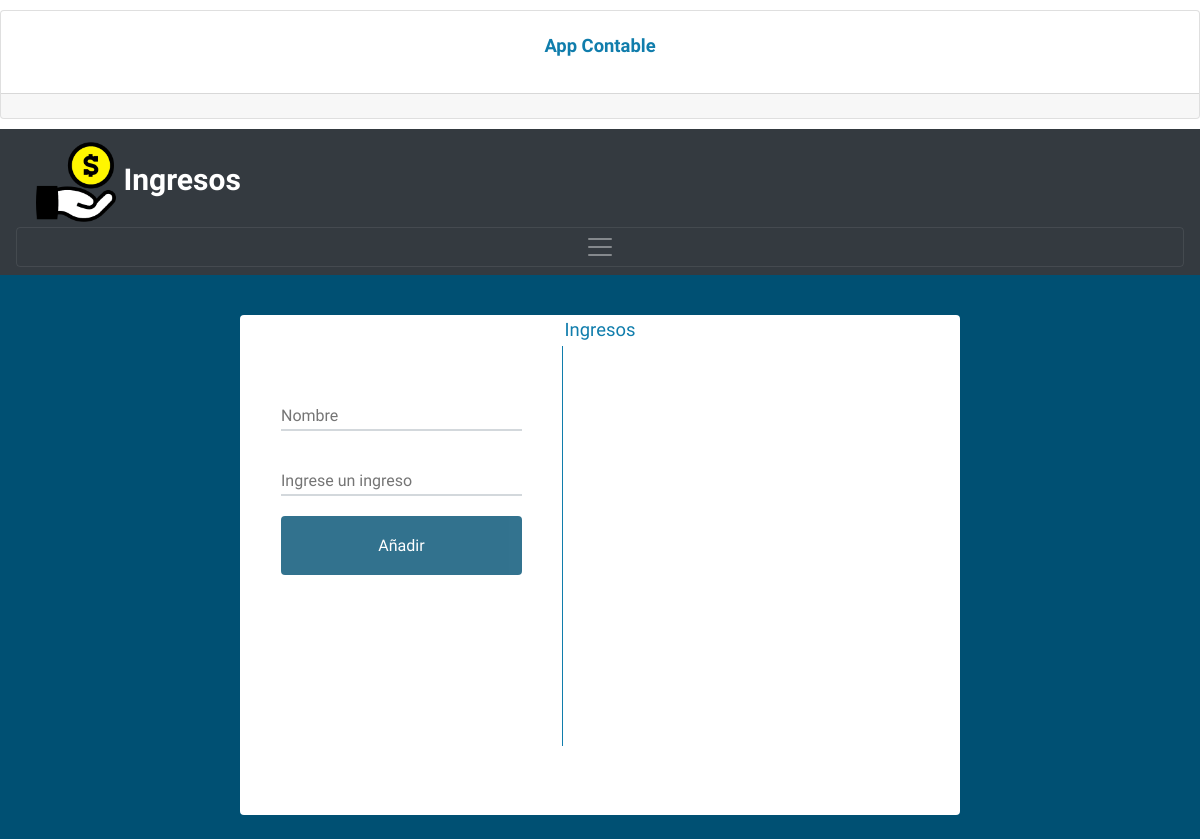
Page /ingreso (signed in) on the earlier database version.
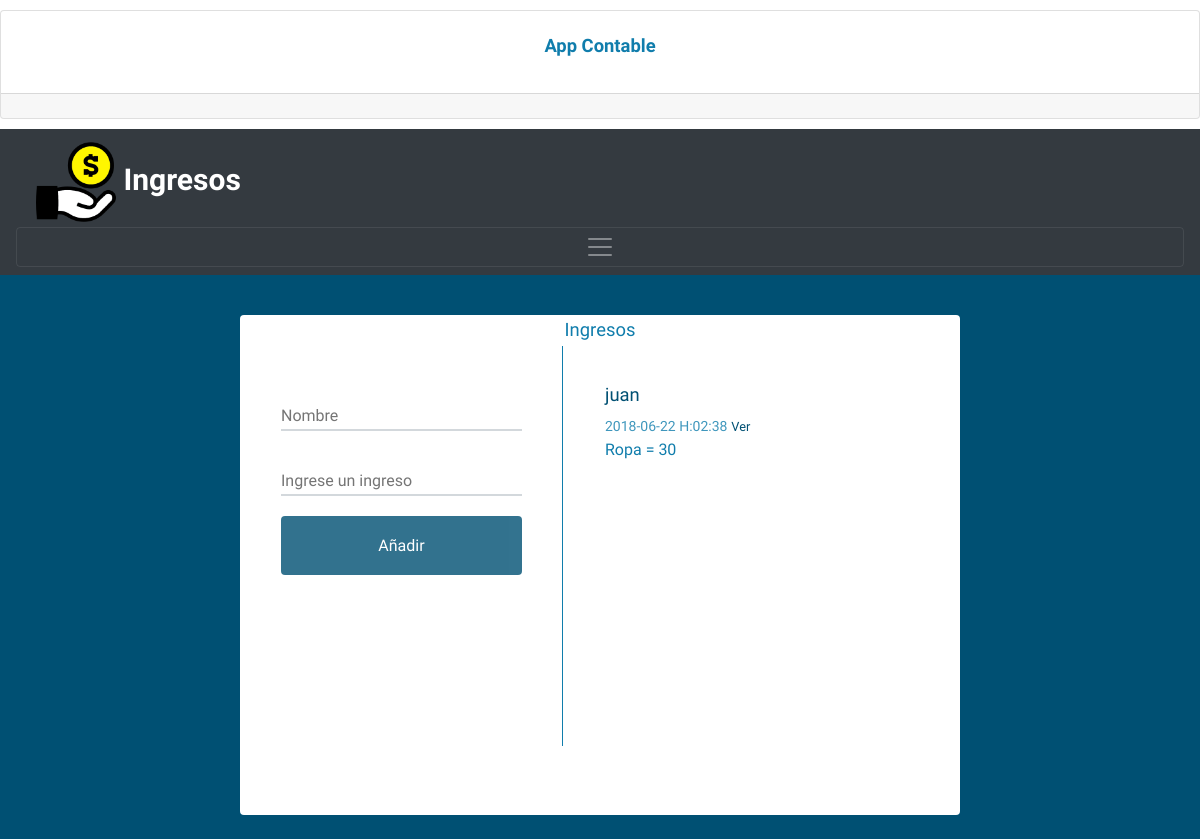
Same page on the later database version.
### models.py (models this page shows, shortened)
class Ingreso(Model):
    user = ForeignKeyField(
        User,
        related_name='ingresos',
    )
    timestamp = DateTimeField(default=datetime.datetime.now)
    name = CharField(max_length=30)
    content = DecimalField(decimal_places=2)
    class Meta:
        database = DATABASE
        order_by = ('-joined_at',)

class User(UserMixin, Model):
    username = CharField(unique=True)
    email = CharField(unique=True)
    password = CharField(max_length=120)
    joined_at = DateTimeField(default=datetime.datetime.now)
    class Meta:
        database = DATABASE
        order_by = ('-joined_at',)
    def get_ingresos(self):
        return Ingreso.select().where(Ingreso.user == self)

### server.py (the view)
@app.route('/ingreso', methods=('GET', 'POST'))
@login_required
def ingreso():
    ingresos= current_user.get_ingresos().limit(100)
    form = forms.IngresoForm()
    if form.validate_on_submit():
        models.Ingreso.create(user=g.user._get_current_object(),
                              name=form.name.data.strip(),
                              content=form.content.data)
    return render_template('ingreso.html', form=form, ingresos=ingresos, page= "Ingresos")

### forms.py
class IngresoForm(FlaskForm):
    name = StringField('Nombre', validators=[DataRequired()])
    content = DecimalField('Ingrese un ingreso', validators=[DataRequired()])

### server.py (called while the page is built)
@login_manager.user_loader
def load_user(userid):
    try:
        return models.User.get(models.User.id == userid)
    except models.DoesNotExist:
        return None

@app.before_request
def before_request():
    g.db = models.DATABASE
    if g.db.is_closed():
        g.db.connect()
        g.user = current_user

@app.after_request
def after_request(response):
    g.db.close()
    return response

### templates/ingreso.html (shortened to what this page needs)
{% extends "inicio.html" %}
{% from 'macros.html' import render_field %}
{% block content %}
<h1>Ingresos</h1>
<table WIDTH="95%">
        <tr>
            <td WIDTH="45%">
                <div class="left" style="height:400px;  border-style:solid; border-width:0px 1px 0px 0px" role="group" aria-label="...">
            <form action="" method="post">
            {% for field in form %}
                {{ render_field(field) }}
            {% endfor%}
            <button type="submit" id="submit">Añadir</button>
        </form>
                </div>
            </td>
            <td WIDTH="50%">
                <div class="right" style="overflow-y: scroll; height:400px; border-style:solid; border-width:0px 0px 0px 0px">
            {% for ingreso in ingresos %}
                <article>
                    <h2>
                        <a href="{{ url_for('stream', username=ingreso.user.username) }}">{{ingreso.user.username}}</a>
                    </h2>
                    <time data-time="{{ingreso.timestamp.timestamp()}}" class="distime" datetime="{{ ingreso.timestamp.strftime('%Y-%m-%d H:%M:%S') }}">{{ ingreso.timestamp.strftime('%Y-%m-%d H:%M:%S') }}</time>
                    <a href="#" class="view">Ver</a>
                    <div class="ingreso">
                        {{ ingreso.name }} = {{ ingreso. content }}
                    </div>
                </article>
            {% endfor %}
                </div>
            </td>
        </tr>
    </table>
{% endblock %}

Differences in the rows shown:
added Ingreso: user.username "juan", timestamp "2018-06-22 H:02:38", name "Ropa", content "30"
